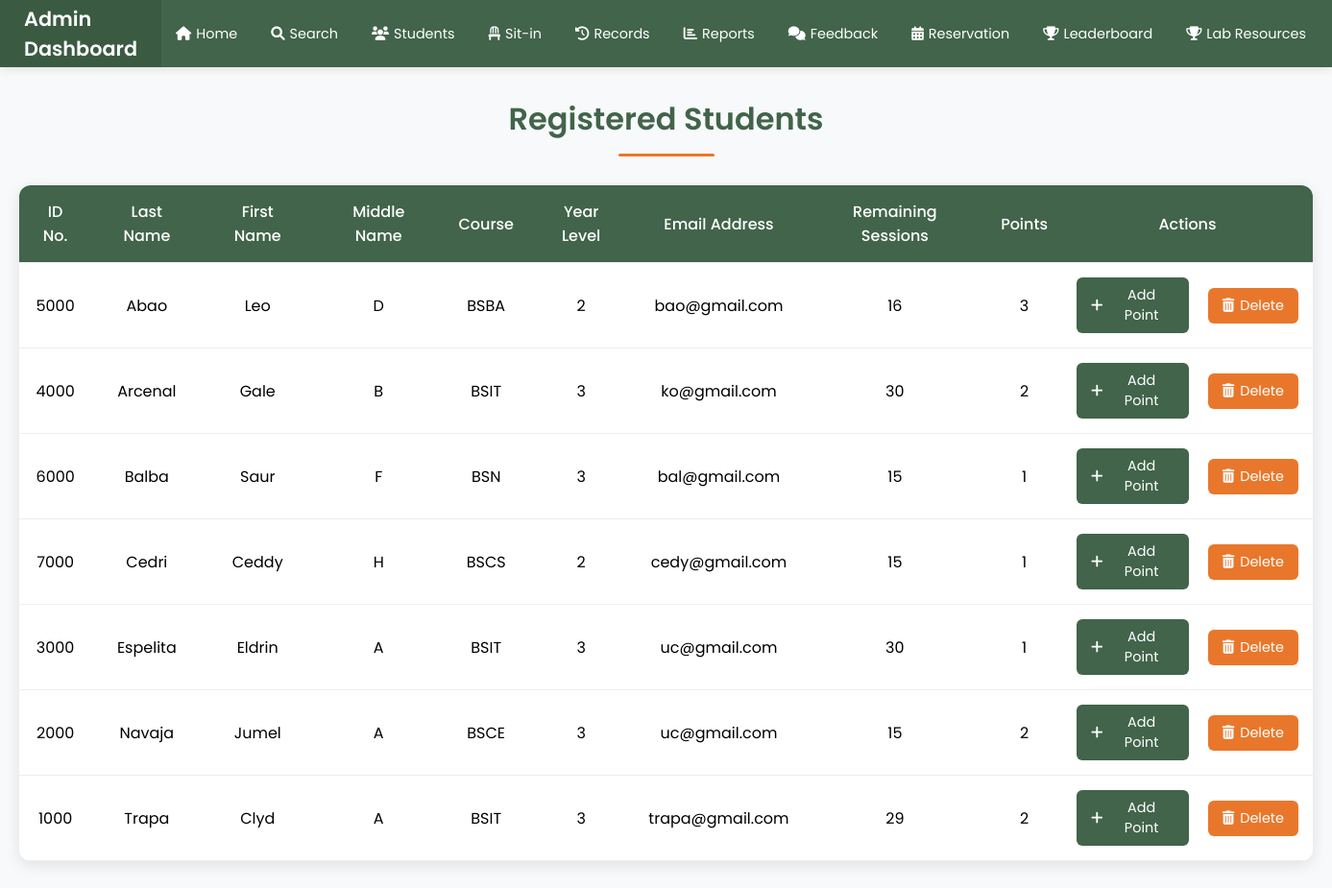
The page /students (signed in) on the database as committed earlier.
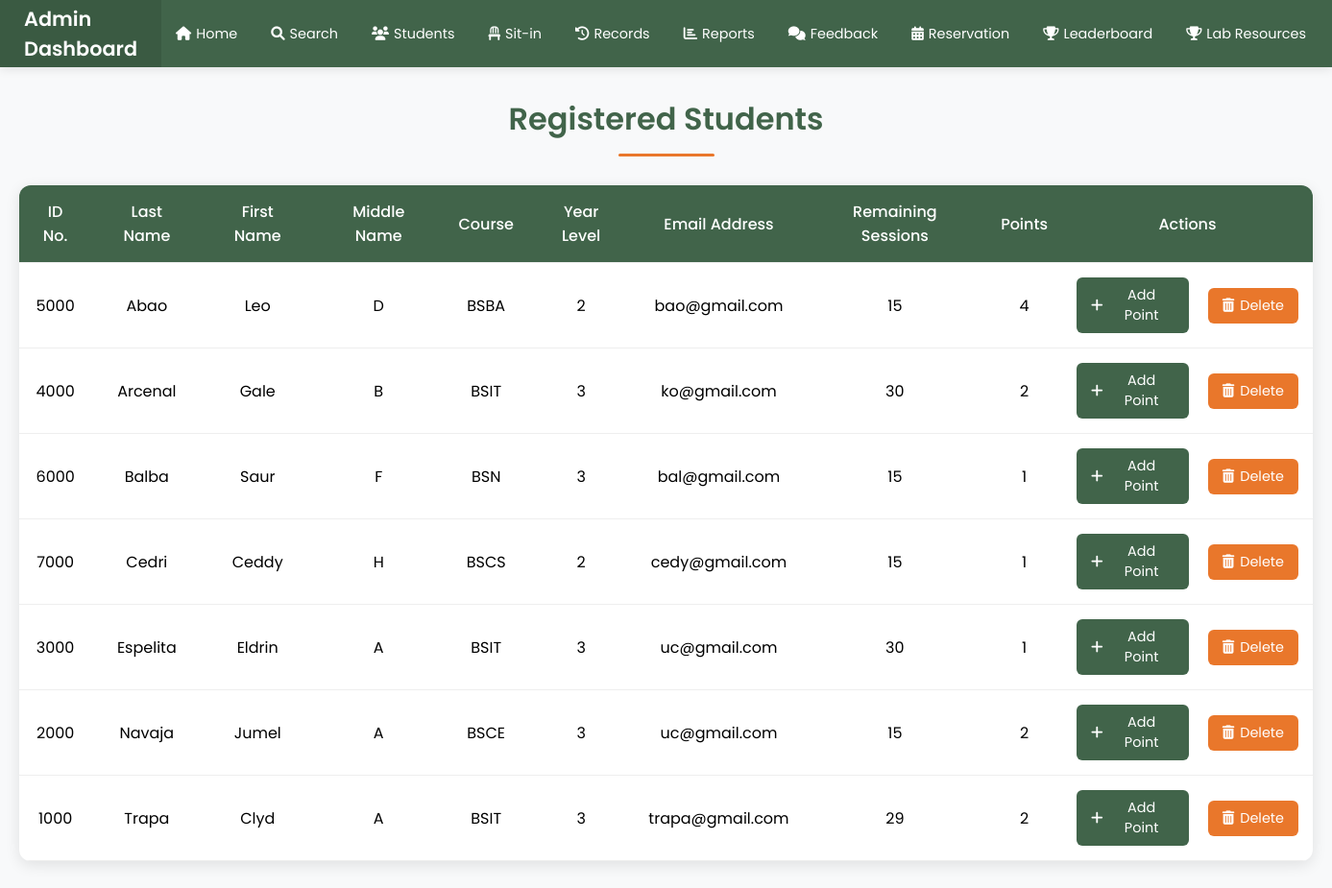
The same page on the database as committed later.
### tables this page shows
CREATE TABLE users (
            id INTEGER PRIMARY KEY AUTOINCREMENT,
            idno TEXT UNIQUE NOT NULL,
            firstname TEXT NOT NULL,
            lastname TEXT NOT NULL,
            middlename TEXT,
            course TEXT,
            year_level TEXT,
            email_address TEXT,
            password TEXT NOT NULL,
            role TEXT DEFAULT 'student',
            remaining_sessions INTEGER DEFAULT 0,
            profile_pic TEXT
        , points INTEGER DEFAULT 0);

### app.py (the view)
@app.route('/students')
def students():
    if 'admin_username' not in session:
        flash("Admin access required!", "danger")
        return redirect(url_for('admin_login'))
    conn = sqlite3.connect('users.db')
    cursor = conn.cursor()
    cursor.execute("""
        SELECT idno, lastname, firstname, middlename, course, year_level,
               email_address, remaining_sessions, role, points
        FROM users
        WHERE role = 'student'
        ORDER BY lastname, firstname
    """)
    students = cursor.fetchall()
    conn.close()
    return render_template('students.html', students=students)

### templates/students.html (shortened to what this page needs)
<!DOCTYPE html>
<html lang="en">
<head>
    <link rel="stylesheet" href="https://cdnjs.cloudflare.com/ajax/libs/font-awesome/6.0.0/css/all.min.css">
</head>
<body>
    <div class="navbar">
        <div class="logo">Admin Dashboard</div>
        <ul class="nav-links">
            <li><a href="{{ url_for('admin_dashboard') }}"><i class="fas fa-home"></i> Home</a></li>
            <li><a href="{{ url_for('search') }}"><i class="fas fa-search"></i> Search</a></li>
            <li><a href="{{ url_for('students') }}"><i class="fas fa-users"></i> Students</a></li>
            <li><a href="{{ url_for('current_sit_in') }}"><i class="fas fa-chair"></i> Sit-in</a></li>
            <li><a href="{{ url_for('sit_in_records') }}"><i class="fas fa-history"></i> Records</a></li>
            <li><a href="{{ url_for('sit_in_report') }}"><i class="fas fa-chart-bar"></i> Reports</a></li>
            <li><a href="{{ url_for('feedback_report') }}"><i class="fas fa-comments"></i> Feedback</a></li>
            <li><a href="{{ url_for('reservation') }}"><i class="fas fa-calendar-alt"></i> Reservation</a></li>
            <li><a href="{{ url_for('leaderboard') }}"><i class="fas fa-trophy"></i> Leaderboard</a></li>
            <li><a href="{{ url_for('admin_resources') }}"><i class="fas fa-trophy"></i>Lab Resources</a></li>
        </ul>
        <div class="logout-container">
        </div>
    </div>
    <div class="container">
        <h1 class="page-title">Registered Students</h1>
        <div class="table-container">
            <table>
                <thead>
                    <tr>
                        <th>ID No.</th>
                        <th>Last Name</th>
                        <th>First Name</th>
                        <th>Middle Name</th>
                        <th>Course</th>
                        <th>Year Level</th>
                        <th>Email Address</th>
                        <th>Remaining Sessions</th>
                        <th>Points</th>
                        <th>Actions</th>
                    </tr>
                </thead>
                <tbody>
                    {% for student in students %}
                    <tr>
                        <td>{{ student[0] }}</td>
                        <td>{{ student[1] }}</td>
                        <td>{{ student[2] }}</td>
                        <td>{{ student[3] }}</td>
                        <td>{{ student[4] }}</td>
                        <td>{{ student[5] }}</td>
                        <td>{{ student[6] }}</td>
                        <td>{{ student[7] }}</td>
                        <td>{{ student[9] if student[9] is not none else 0 }}</td>
                        <td>
                            <div class="button-container">
                                <button class="add-points-btn" onclick="addPoints('{{ student[0] }}')">
                                    <i class="fas fa-plus"></i>
                                    Add Point
                                </button>
                                <form method="POST" action="{{ url_for('delete_student', student_id=student[0]) }}" onsubmit="return confirm('Are you sure you want to delete this student?');">
                                    <button type="submit" class="delete-btn">
                                        <i class="fas fa-trash-alt"></i>
                                        Delete
                                    </button>
                                </form>
                            </div>
                        </td>
                    </tr>
                    {% endfor %}
                </tbody>
            </table>
        </div>
    </div>
</body>
</html>

Rows that differ between the two databases and show on the page:
changed users "Abao": remaining_sessions "16" → "15"; points "3" → "4"
